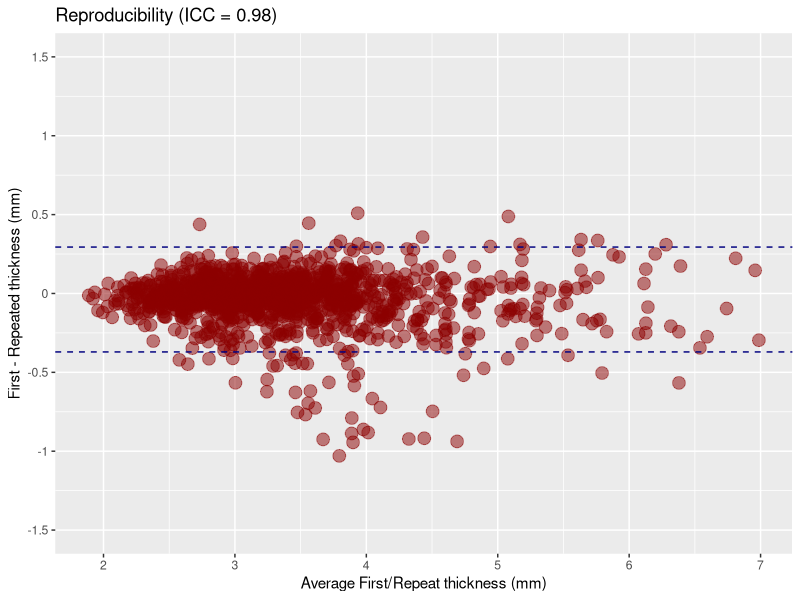

The R script that drew this image:
library( psych )
library( ggplot2 )

kirby <- read.csv( "../labelresultsK_pairwise.csv" )
oasis <- read.csv( "../labelresultsO_pairwise.csv" )

corticalLabels <- c( "L occipital", "R occipital",
                     "L cingulate", "R cingulate",
                     "L insula",    "R insula",
                     "L temporal pole",   "R temporal pole",
                     "L superior temporal", "R superior temporal",
                     "L infero temporal", "R infero temporal",
                     "L parahippocampal", "R parahippocampal",
                     "L frontal pole",    "R frontal pole",
                     "L superior frontal","R superior frontal",
                     "L middle frontal",  "R middle frontal",
                     "L inferior",        "R inferior",
                     "L orbital frontal", "R orbital frontal",
                     "L precentral",      "R precentral",
                     "L superior parietal", "R superior parietal",
                     "L inferior parietal", "R inferior parietal",
                     "L postcentral",       "R postcentral" )

#
# The repeat scan is listed at every other row, i.e.
#
#    subject 1, scan 1, ...
#    subject 1, scan 2, ...
#    subject 2, scan 1, ...
#    subject 2, scan 2, ...
#

subjectID <- paste0( "S", c( 1:( 0.5 * ( nrow( kirby ) + nrow( oasis ) ) ) ) )
subjectID <- rbind( subjectID, subjectID )

scanOrder <- rep( c( "First", "Repeat" ), 0.5 * ( nrow( kirby ) + nrow( oasis ) ) )

repeatabilityDataFrame <- data.frame( rbind( kirby, oasis ) )
repeatabilityDataFrame$ID <- as.factor( subjectID )
repeatabilityDataFrame$ScanOrder <- as.factor( scanOrder )
repeatabilityDataFrame$SEX <- as.factor( repeatabilityDataFrame$SEX )
repeatabilityDataFrame$SITE <- as.factor( repeatabilityDataFrame$SITE )


iccData <- data.frame( First = as.vector( data.matrix( repeatabilityDataFrame[which( repeatabilityDataFrame$ScanOrder == "First" ), 6:37] ) ),
                       Repeat = as.vector( data.matrix( repeatabilityDataFrame[which( repeatabilityDataFrame$ScanOrder == "Repeat" ), 6:37] ) ) )

iccResults <- ICC( iccData )

# > ICC( iccData)
# Call: ICC(x = iccData)
#
# Intraclass correlation coefficients
#                          type  ICC  F  df1  df2 p lower bound upper bound
# Single_raters_absolute   ICC1 0.95 40 1279 1280 0        0.95        0.96
# Single_random_raters     ICC2 0.95 41 1279 1279 0        0.94        0.96
# Single_fixed_raters      ICC3 0.95 41 1279 1279 0        0.95        0.96
# Average_raters_absolute ICC1k 0.98 40 1279 1280 0        0.97        0.98
# Average_random_raters   ICC2k 0.98 41 1279 1279 0        0.97        0.98
# Average_fixed_raters    ICC3k 0.98 41 1279 1279 0        0.97        0.98
#
#  Number of subjects = 1280     Number of Judges =  2
#
# > iccResults$summary
#               Df Sum Sq Mean Sq F value   Pr(>F)
# subs        1279 1534.0  1.1994   41.45  < 2e-16 ***
# ind            1    1.2  1.2388   42.81 8.71e-11 ***
# Residuals   1279   37.0  0.0289

iccData$Difference <- iccData$First - iccData$Repeat
iccData$Average <- 0.5 * ( iccData$First + iccData$Repeat )

upperLineIntercept <- mean( iccData$Difference ) + 1.96 * sd( iccData$Difference )
lowerLineIntercept <- mean( iccData$Difference ) - 1.96 * sd( iccData$Difference )

repeatabilityPlot <- ggplot( iccData, aes( x = Average, y = Difference ) ) +
                geom_point( colour = "darkred", size = 4, alpha = 0.5 ) +
                geom_hline( aes( yintercept = upperLineIntercept ), colour = "navyblue", linetype = "dashed" ) +
                geom_hline( aes( yintercept = lowerLineIntercept ), colour = "navyblue", linetype = "dashed" ) +
                scale_x_continuous( "Average First/Repeat thickness (mm)" ) +
                scale_y_continuous( "First - Repeated thickness (mm)", breaks = seq( -1.5, 1.5, by = 0.5 ), labels = seq( -1.5, 1.5, by = 0.5 ), limits = c( -1.5, 1.5 ) ) +
                ggtitle( paste0( "Reproducibility (ICC = ", round( iccResults$results[2,2], digits = 2 ), ")" ) )
ggsave( filename = paste( "reproducibilityBA.pdf", sep = "" ), plot = repeatabilityPlot, width = 8, height = 6, units = 'in' )

################################

repeatabilityError <- 100 * abs( repeatabilityDataFrame[which( repeatabilityDataFrame$ScanOrder == "First" ), 6:37] -
  repeatabilityDataFrame[which( repeatabilityDataFrame$ScanOrder == "Repeat" ), 6:37] ) /
  ( 0.5 * (  repeatabilityDataFrame[which( repeatabilityDataFrame$ScanOrder == "First" ), 6:37] +
    repeatabilityDataFrame[which( repeatabilityDataFrame$ScanOrder == "Repeat" ), 6:37] ) )
repeatabilityError2 <- abs( repeatabilityDataFrame[which( repeatabilityDataFrame$ScanOrder == "First" ), 6:37] -
  repeatabilityDataFrame[which( repeatabilityDataFrame$ScanOrder == "Repeat" ), 6:37] )

errorMeans <- c()
errorStds <- c()
errorMeans2 <- c()
errorStds2 <- c()

for( i in 1:32 )
  {
  errorMeans[i] <- mean( repeatabilityError[,i] )
  errorStds[i] <- sd( repeatabilityError[,i] )
  errorMeans2[i] <- mean( repeatabilityError2[,i] )
  errorStds2[i] <- sd( repeatabilityError2[,i] )
  }

for( i in 1:16 )
  {
  cat( corticalLabels[2 * i - 1], " & $",
    round( errorMeans2[2 * i - 1], digits = 2 ), " \\pm ", round( errorStds2[2 * i - 1], digits = 2 ), "$ & $",
    round( errorMeans2[2 * i], digits = 2 ), " \\pm ", round( errorStds2[2 * i], digits = 2 ), "$ & $",
    round( errorMeans[2 * i - 1], digits = 2 ), " \\pm ", round( errorStds[2 * i - 1], digits = 2 ), "$ & $",
    round( errorMeans[2 * i], digits = 2 ), " \\pm ", round( errorStds[2 * i], digits = 2 ), "$\\\\\n",
    sep = '' );
  }

###################################


# Test:  thickness_difference ~ 1 + SITE + SEX + AGE + VOLUME

repDataFrame <- data.frame()
for( i in seq( 1, nrow( repeatabilityDataFrame ), by = 2 ) )
  {
  if( i == 1 )
    {
    repDataFrame <- repeatabilityDataFrame[i,1:37]
    repDataFrame[1,6:37] <- repeatabilityDataFrame[i,6:37] - repeatabilityDataFrame[i+1,6:37]
    }
  else
    {
    tmp <- repeatabilityDataFrame[i,1:37]
    tmp[1,6:37] <- repeatabilityDataFrame[i,6:37] - repeatabilityDataFrame[i+1,6:37]
    repDataFrame <- rbind( repDataFrame, tmp )
    }
  }
repDataFrame$AVERAGE_DIFF <- rowMeans( repDataFrame[,6:37] )

summary( lm( AVERAGE_DIFF ~ 1 + SITE + SEX + AGE + VOLUME, data = repDataFrame ) )

for( i in 1:32 )
  {
  myformula <- as.formula( paste0( "LABEL_", i, "~ 1 + SITE + SEX + AGE + VOLUME" ) )
  cat( paste0( corticalLabels[i], " ~ 1 + SITE + SEX + AGE + VOLUME" ), "\n" )
  mysummary <- summary( lm( myformula, data = repDataFrame ) )
  print( mysummary$coefficients )
  cat( "------------------------------------------\n" )
  }




qvalues <- c()
meanDifferences <- c()
for( i in 6:37 )
  {
  myTest <- t.test( repeatabilityDataFrame[which( repeatabilityDataFrame$ScanOrder == "First" ), i],
                    repeatabilityDataFrame[which( repeatabilityDataFrame$ScanOrder == "Repeat" ), i],
                    paired = TRUE, conf.int = TRUE )
  qvalues[i-5] <- myTest$p.value
  meanDifferences[i-5] <- myTest$estimate
  }
qvalues <- p.adjust( qvalues, method = "fdr" )
#
for( i in 1:32 )
  {
  cat( corticalLabels[i], ": mean of the differences = ", meanDifferences[i],
       " (q-value = ", qvalues[i], ")\n", sep = '' )
  }

